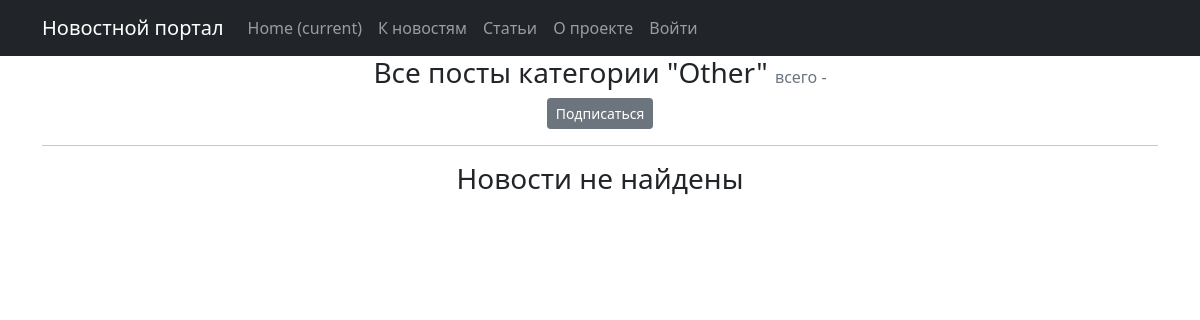
Before: /posts/news/categories/6 with the older database file.
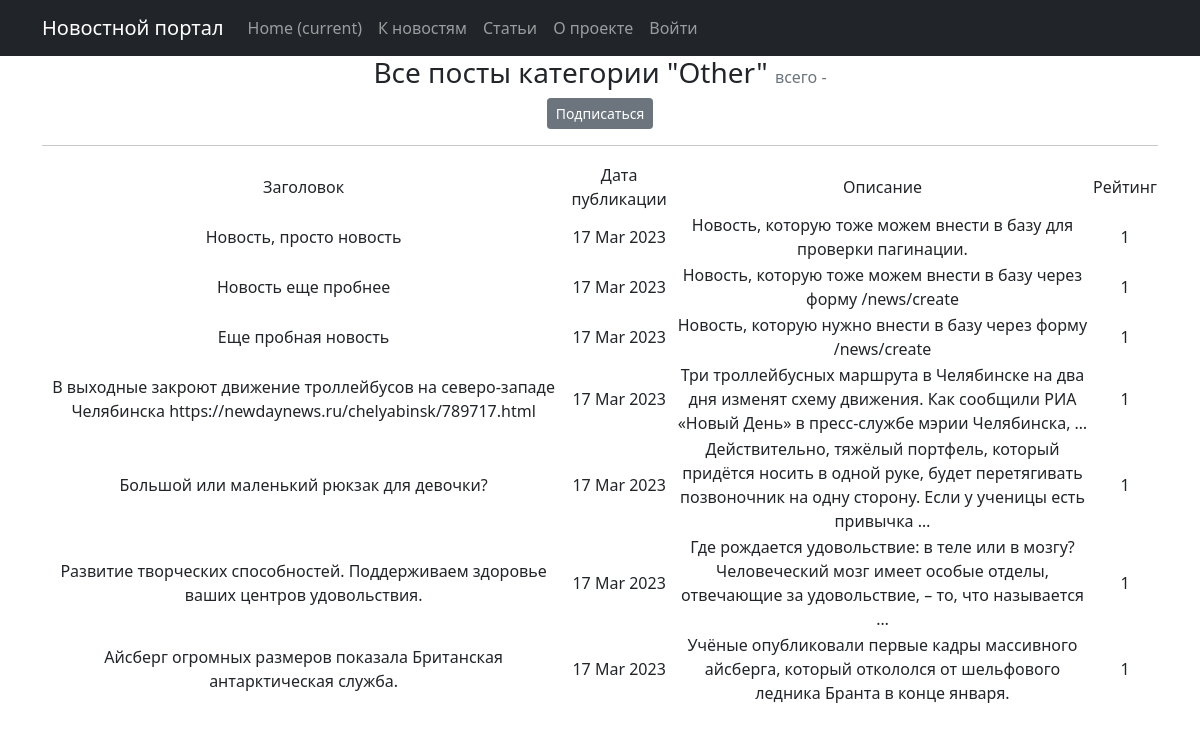
After: the same page with the newer database file.
### news/models.py (models this page shows, shortened)
class Post(models.Model):
    author = models.ForeignKey(Author, on_delete=models.CASCADE)
    content = models.CharField(max_length=2, choices=CONTENTS)
    time_in = models.DateTimeField(auto_now_add=True)
    category = models.ManyToManyField(Category, through='PostCategory')
    title = models.CharField(max_length=255,)
    content_text = models.TextField()
    content_rate = models.IntegerField(default=1)

### news/views.py (the view)
# urls.py: path('news/categories/<int:pk>', CategoryListView.as_view(), name='category_list'),
class CategoryListView(ListView):
    model = Post
    template_name = 'category_list.html'
    context_object_name = 'category_news_list'
    def get_queryset(self):
        self.category = get_object_or_404(Category, id=self.kwargs['pk'])
        queryset = Post.objects.filter(category=self.category).order_by('-time_in')
        return queryset
    def get_context_data(self, **kwargs):
        context = super().get_context_data(**kwargs)
        context['is_not_subscriber'] = self.request.user not in self.category.subscribers.all()
        context['category'] = self.category
        return context

### news/templatetags/custom_filters.py (called while the page is built)
@register.filter()
@stringfilter #чтобы не вызывать ошибки, приведем в строку
def censor(value, bad_words = bad_list):
    words = value.split()#разделим строку
    new_line=''
    for word in words:
        if word.lower() in bad_words in bad_words:
            new_line += word[0] #если да, первый символ оставляем
            for i in word[1:]:
                new_line += '*'#остальные заменяем на *
            new_line += ' '
        elif (word[:-1].lower()) in bad_words:
            new_line += word[0]
            for i in word[1:-1]:
                new_line += '*'
            new_line += (word[-1] + ' ')
        else:
            new_line += (word + ' ')
    return new_line.rstrip()

### news/templatetags/custom_tags.py (called while the page is built)
@register.simple_tag()
def current_time(format_string='%d %b %Y'):
   return datetime.utcnow().strftime(format_string)

### templates/category_list.html (shortened to what this page needs)
{% extends 'flatpages/default.html' %}
{% load custom_filters %}
{% load custom_tags %}
{% block content %}
    <h3 class="text-center">Все посты категории "{{ category.subject }}" <span class="text-muted fs-6 fw-normal">всего - {{ page_obj.paginator.num_pages }}</span></h3>
    {% if is_not_subscriber %}
        <p class="text-center"><a href="{% url 'subscribe' category.id %}" class="btn btn-secondary btn-sm"> Подписаться </a></p>
    {% endif %}
    <hr>
    {% if category_news_list %}
       <table>
           <tr>
               <td>Заголовок</td>
               <td>Дата публикации</td>
               <td>Описание</td>
               <td>Рейтинг</td>
           </tr>
           {% for post in category_news_list %}
           <tr>
               <td>{{ post.title|censor }}</td>
               <td>{{ post.time_in|date:'d M Y' }}</td>
               <td>{{ post.content_text|censor|truncatewords:20 }}</td>
               <td>{{ post.content_rate }}</td>
           </tr>
           {% endfor %}
       </table>
    {% else %}
        <h3>Новости не найдены</h3>
    {% endif %}
{% endblock content %}

Changed rows visible on the page:
added Post: title|censor "Новость, просто новость", time_in "17 Mar 2023", content_text|censor "Новость, которую тоже можем внести в базу для проверки пагинации.", content_rate "1"
added Post: title|censor "Новость еще пробнее", time_in "17 Mar 2023", content_text|censor "Новость, которую тоже можем внести в базу через форму /news/create", content_rate "1"
added Post: title|censor "Еще пробная новость", time_in "17 Mar 2023", content_text|censor "Новость, которую нужно внести в базу через форму /news/create", content_rate "1"
added Post: title|censor "В выходные закроют движение троллейбусов на северо-западе Челябинска https://newdaynews.ru/chelyabinsk/789717.html", time_in "17 Mar 2023", content_text|censor "Три троллейбусных маршрута в Челябинске на два дня изменят схему движения. Как сообщили РИА «Новый День» в пресс-службе мэрии Челябинска, …", content_rate "1"
added Post: title|censor "Большой или маленький рюкзак для девочки?", time_in "17 Mar 2023", content_text|censor "Действительно, тяжёлый портфель, который придётся носить в одной руке, будет перетягивать позвоночник на одну сторону. Если у ученицы есть привычка …", content_rate "1"
added Post: title|censor "Развитие творческих способностей. Поддерживаем здоровье ваших центров удовольствия.", time_in "17 Mar 2023", content_text|censor "Где рождается удовольствие: в теле или в мозгу? Человеческий мозг имеет особые отделы, отвечающие за удовольствие, – то, что называется …", content_rate "1"
added Post: title|censor "Айсберг огромных размеров показала Британская антарктическая служба.", time_in "17 Mar 2023", content_text|censor "Учёные опубликовали первые кадры массивного айсберга, который откололся от шельфового ледника Бранта в конце января.", content_rate "1"
Other visible differences:
text no longer shown: "Новости не найдены"
text now shown: "Заголовок Дата публикации Описание Рейтинг"
